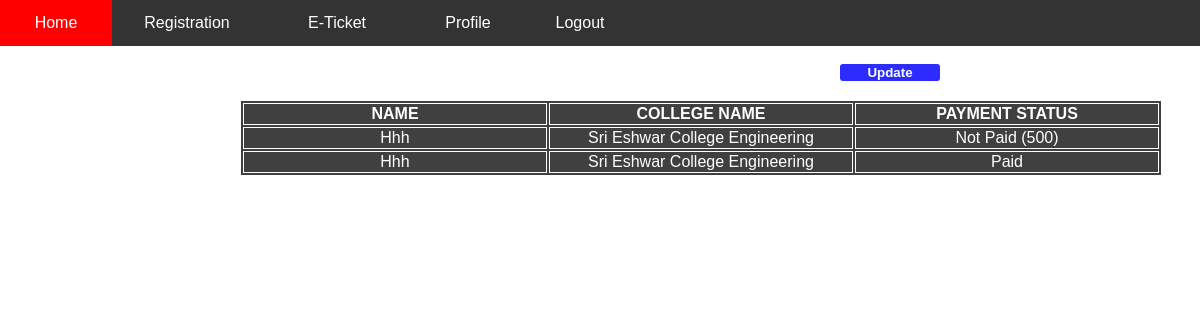
/eee.php (signed in), run on the app's committed database.
### tables this page shows
CREATE TABLE `eeereg` (
  `id` int(3) NOT NULL,
  `name` varchar(40) NOT NULL,
  `phone_number` varchar(10) NOT NULL,
  `email` varchar(40) NOT NULL,
  `roll_no` int(3) NOT NULL,
  `college` varchar(40) NOT NULL,
  `section` varchar(1) NOT NULL,
  `payment` varchar(15) NOT NULL
);

### eee.php (the view, shortened to what this page needs)
<?php
if(isset($_SESSION['email']))
{
    include("nav.php");
?>
<!DOCTYPE html>
<html lang="en">
<head>
    <link rel="stylesheet" href="card.css">
</head>
<body >
<?php
    include ("config.php");
    $sql = "SELECT name,college,payment FROM    eeereg";
    $result = mysqli_query($con,$sql);
    echo "<br>";
    echo "<table >";
    echo "<tr>";
        echo "<th>"."name"."</th>";
        echo "<th>college name</th>";
        echo "<th>payment status</th>";
        echo "</tr>";
    while ($row = mysqli_fetch_assoc($result))
    {
        echo"<tr>";
        foreach($row as $feild => $value)
        {
            echo "<td>".$value."</td>";
        }
        echo "</tr>";
    }
    echo "</table>";
    ?>
<a   href="update.php?"> <button class = 'update_btn' >update</button></a>
</body>
</html>
<?php
}
else{
    header("location:index.php");
}
?>

### select.css (style rules this page uses)
* { text-transform: capitalize; font-family: Verdana, Geneva, Tahoma, sans-serif; }

### card.css (style rules this page uses)
body { margin: 0; background: url(home.jpg); background-size: cover; }
a { text-decoration: none; }
table, th, td { border: 1px solid white; }
table { margin: 0; background-color: rgba(0, 0, 0, 0.749); position: absolute; left: 20%; top: 100px; color: white; text-align: center; }
th { text-transform: uppercase; font-weight: bold; position: sticky; top: 5px; }
th, td { width: 300px; }
.update_btn { width: 100px; opacity: 1; background-color: rgba(0, 0, 255, 0.829); border: none; border-radius: 3px; font-weight: bold; text-align: center; color: white; align-content: center; position:absolute; left:70%; }

### data on the page
eeereg: name "Hhh", college "Sri Eshwar College Engineering", payment "Not Paid (500)"
eeereg: name "Hhh", college "Sri Eshwar College Engineering", payment "Paid"
